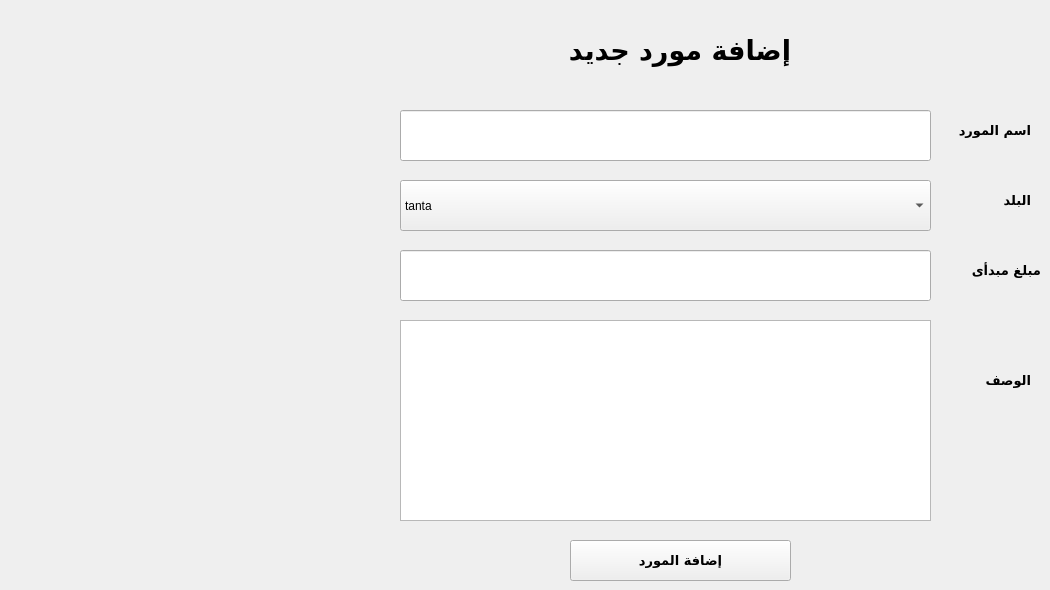
      <widget class="QWidget" name="tab_13">
       <attribute name="title">
        <string>إضافة مورد جديد</string>
       </attribute>
       <widget class="QTextEdit" name="AddSupplier_Description">
        <property name="geometry">
         <rect>
          <x>400</x>
          <y>320</y>
          <width>531</width>
          <height>201</height>
         </rect>
        </property>
       </widget>
       <widget class="QPushButton" name="Add_New_Supllier_PushButton">
        <property name="geometry">
         <rect>
          <x>570</x>
          <y>540</y>
          <width>221</width>
          <height>41</height>
         </rect>
        </property>
        <property name="font">
         <font>
          <family>Dubai</family>
          <pointsize>10</pointsize>
          <weight>75</weight>
          <bold>true</bold>
         </font>
        </property>
        <property name="text">
         <string>إضافة المورد</string>
        </property>
       </widget>
       <widget class="QLabel" name="label_6">
        <property name="geometry">
         <rect>
          <x>970</x>
          <y>370</y>
          <width>61</width>
          <height>21</height>
         </rect>
        </property>
        <property name="font">
         <font>
          <family>Dubai</family>
          <pointsize>10</pointsize>
          <weight>75</weight>
          <bold>true</bold>
         </font>
        </property>
        <property name="text">
         <string>الوصف</string>
        </property>
       </widget>
       <widget class="QLineEdit" name="AddSupplier_SupplierName">
        <property name="geometry">
         <rect>
          <x>400</x>
          <y>110</y>
          <width>531</width>
          <height>51</height>
         </rect>
        </property>
       </widget>
       <widget class="QComboBox" name="AddSupplier_CountryName">
        <property name="geometry">
         <rect>
          <x>400</x>
          <y>180</y>
          <width>531</width>
          <height>51</height>
         </rect>
        </property>
        <item>
         <property name="text">
          <string>tanta</string>
         </property>
        </item>
       </widget>
       <widget class="QLabel" name="label_12">
        <property name="geometry">
         <rect>
          <x>950</x>
          <y>260</y>
          <width>91</width>
          <height>21</height>
         </rect>
        </property>
        <property name="font">
         <font>
          <family>Dubai</family>
          <pointsize>10</pointsize>
          <weight>75</weight>
          <bold>true</bold>
         </font>
        </property>
        <property name="text">
         <string>مبلغ مبدأى</string>
        </property>
       </widget>
       <widget class="QLabel" name="label_7">
        <property name="geometry">
         <rect>
          <x>990</x>
          <y>190</y>
          <width>41</width>
          <height>21</height>
         </rect>
        </property>
        <property name="font">
         <font>
          <family>Dubai</family>
          <pointsize>10</pointsize>
          <weight>75</weight>
          <bold>true</bold>
         </font>
        </property>
        <property name="text">
         <string>البلد</string>
        </property>
       </widget>
       <widget class="QLabel" name="label_4">
        <property name="geometry">
         <rect>
          <x>950</x>
          <y>120</y>
          <width>81</width>
          <height>21</height>
         </rect>
        </property>
        <property name="font">
         <font>
          <family>Dubai</family>
          <pointsize>10</pointsize>
          <weight>75</weight>
          <bold>true</bold>
         </font>
        </property>
        <property name="text">
         <string>اسم المورد</string>
        </property>
       </widget>
       <widget class="QLineEdit" name="AddSupplier_InitialAmount">
        <property name="geometry">
         <rect>
          <x>400</x>
          <y>250</y>
          <width>531</width>
          <height>51</height>
         </rect>
        </property>
       </widget>
       <widget class="QLabel" name="label_25">
        <property name="geometry">
         <rect>
          <x>560</x>
          <y>20</y>
          <width>231</width>
          <height>61</height>
         </rect>
        </property>
        <property name="font">
         <font>
          <family>Dubai</family>
          <pointsize>20</pointsize>
          <weight>75</weight>
          <bold>true</bold>
         </font>
        </property>
        <property name="text">
         <string>إضافة مورد جديد</string>
        </property>
       </widget>
      </widget>
